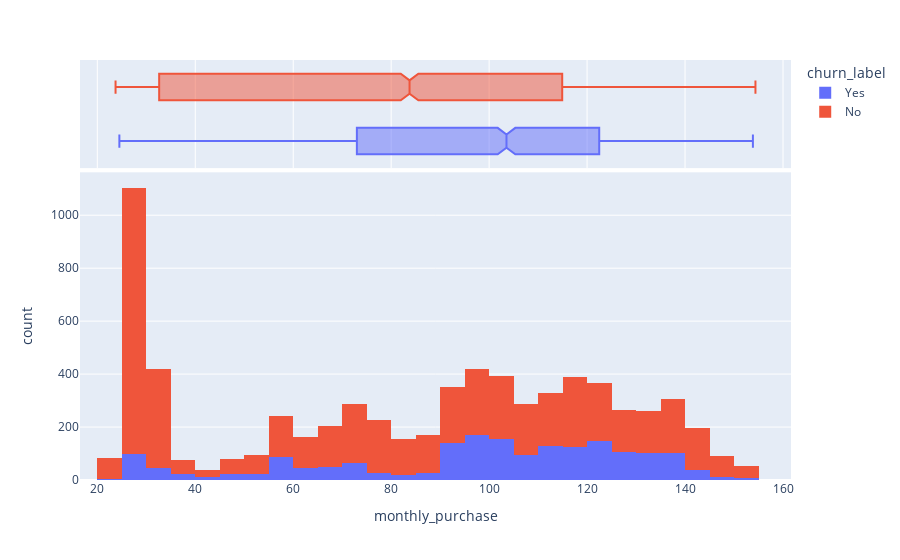

The notebook cell this image was saved under:
### Markdown cell above
### Monthly Charges

### Code cell
fig = px.histogram(df, x="monthly_purchase", color="churn_label",
                   marginal="box"
                  )
fig.show()

### Figure 1 — Plotly figure (JSON) as saved in the notebook; plotly's stock layout.template omitted (floating-point values rounded to 4 significant figures; data arrays with more than 128 entries replaced by an {"elided": "..."} marker saying what was removed)
{"data": [{"alignmentgroup": "True", "bingroup": "x", "hovertemplate": "churn_label=Yes<br>monthly_purchase=%{x}<br>count=%{y}<extra></extra>", "legendgroup": "Yes", "marker": {"color": "#636efa", "pattern": {"shape": ""}}, "name": "Yes", "offsetgroup": "Yes", "orientation": "v", "showlegend": true, "type": "histogram", "x": {"elided": "1869 float values"}, "xaxis": "x", "yaxis": "y"}, {"alignmentgroup": "True", "hovertemplate": "churn_label=Yes<br>monthly_purchase=%{x}<extra></extra>", "legendgroup": "Yes", "marker": {"color": "#636efa"}, "name": "Yes", "notched": true, "offsetgroup": "Yes", "showlegend": false, "type": "box", "x": {"elided": "1869 float values"}, "xaxis": "x2", "yaxis": "y2"}, {"alignmentgroup": "True", "bingroup": "x", "hovertemplate": "churn_label=No<br>monthly_purchase=%{x}<br>count=%{y}<extra></extra>", "legendgroup": "No", "marker": {"color": "#EF553B", "pattern": {"shape": ""}}, "name": "No", "offsetgroup": "No", "orientation": "v", "showlegend": true, "type": "histogram", "x": {"elided": "5174 float values"}, "xaxis": "x", "yaxis": "y"}, {"alignmentgroup": "True", "hovertemplate": "churn_label=No<br>monthly_purchase=%{x}<extra></extra>", "legendgroup": "No", "marker": {"color": "#EF553B"}, "name": "No", "notched": true, "offsetgroup": "No", "showlegend": false, "type": "box", "x": {"elided": "5174 float values"}, "xaxis": "x2", "yaxis": "y2"}], "layout": {"barmode": "relative", "legend": {"title": {"text": "churn_label"}, "tracegroupgap": 0}, "margin": {"t": 60}, "xaxis": {"anchor": "y", "domain": [0, 1], "title": {"text": "monthly_purchase"}}, "xaxis2": {"anchor": "y2", "domain": [0, 1], "matches": "x", "showgrid": true, "showticklabels": false}, "yaxis": {"anchor": "x", "domain": [0, 0.7326], "title": {"text": "count"}}, "yaxis2": {"anchor": "x2", "domain": [0.7426, 1], "matches": "y2", "showgrid": false, "showline": false, "showticklabels": false, "ticks": ""}}}
